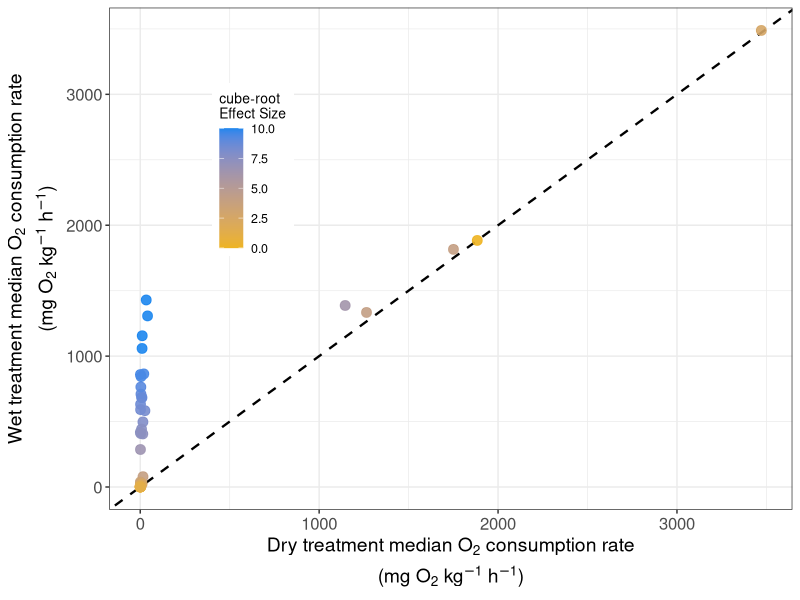
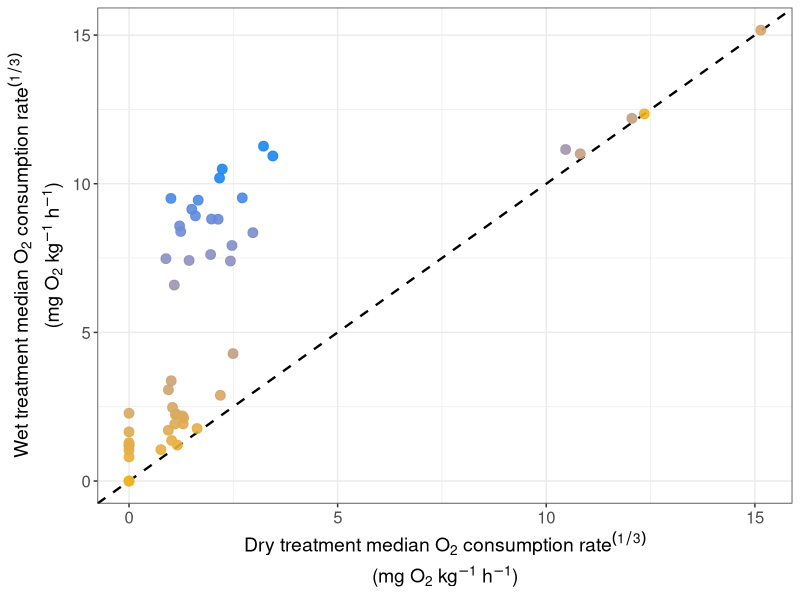
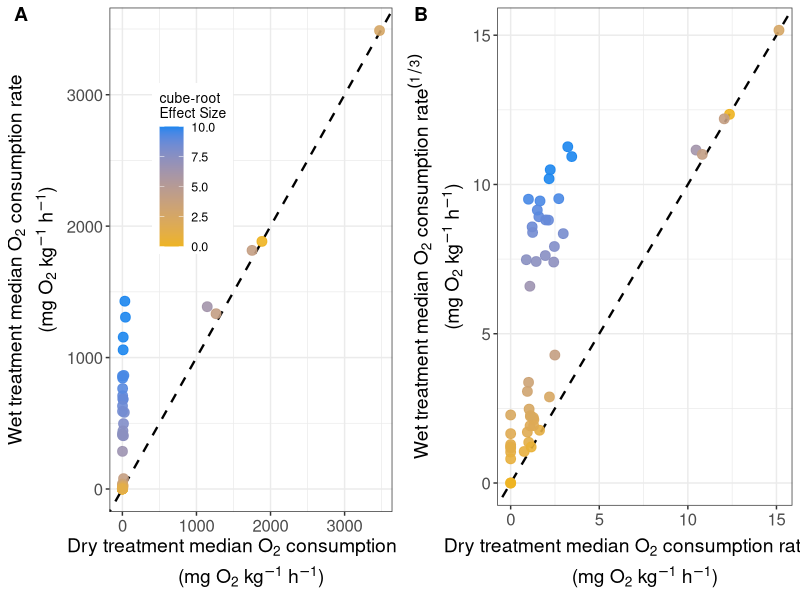

The R source for these figures, in order: (Note: this script raises an error after producing the figures.)
# This script makes histogram figures for ECA physical manuscript
library(tidyverse); library(ggpubr)
rm(list=ls()); graphics.off()

# Functions ---------------------------------------------------------------
# Transformation for normalization is cube root - have to cube root then add sign back to value to make it positive or negative
cube_root <- function(x) sign(x) * (abs(x))^(1/3)

## Read in/Merge Data for Histograms -------------------------------------
# Individual Rate data for histograms ####
all_data = read.csv("Data/EC_Sediment_SpC_pH_Temp_Respiration.csv", skip = 2) %>%
  filter(grepl("EC", Sample_Name)) %>%
  filter(!grepl("EC_011|EC_012|EC_023|EC_052|EC_053|EC_057", Sample_Name)) %>%  
  select(-c(Field_Name, IGSN, Material))
all_data = all_data %>%
  mutate(Respiration_Rate_mg_DO_per_kg_per_H = (as.numeric(Respiration_Rate_mg_DO_per_kg_per_H))*-1)

# Reading in metadata from both files to get river type
metadata = read.csv("Data/EC_Field_Metadata.csv") %>%
  select(c(Parent_ID, Intermittent_or_Perennial))

all_data_with_metadata = all_data %>%
  mutate(Parent_ID = str_extract(Sample_Name, "^[^_]+_[^_]+")) %>%  # Extract "EC_005" from "EC_005_INC-D1"
  left_join(metadata, by = "Parent_ID")


## Effect Size Data for histograms ####
effect = read.csv("Data/EC_Sediment_Effect_Size.csv", skip = 2) %>%
  filter(grepl("EC", Sample_Name)) %>%
  filter(!grepl("EC_011|EC_012|EC_023|EC_052|EC_053|EC_057", Sample_Name)) %>%
  select(c(Sample_Name, Effect_Size_Respiration_Rate_mg_DO_per_kg_per_H)) %>%
  mutate(Effect_Size_Respiration_Rate_mg_DO_per_kg_per_H = (as.numeric(Effect_Size_Respiration_Rate_mg_DO_per_kg_per_H))*-1)

effect_with_metadata = effect %>%
  mutate(Parent_ID = str_extract(Sample_Name, "^[^_]+_[^_]+")) %>%  # Extract "EC_005" from "EC_005_all"
  left_join(metadata, by = "Parent_ID")

all_data_filtered = all_data_with_metadata

# Get O2 consumption rate values for intermittent sites (from filtered data)
intermittent_o2_values = all_data_filtered %>%
  filter(Respiration_Rate_mg_DO_per_kg_per_H != 9999) %>%
  filter(Intermittent_or_Perennial == "Intermittent", !is.na(Intermittent_or_Perennial)) %>%
  pull(Respiration_Rate_mg_DO_per_kg_per_H) %>%
  as.numeric() 

print("Intermittent O2 consumption rate values (filtered):")
print(intermittent_o2_values)

# Take Cube root of all respiration rates for figure (from filtered data)
cube_respiration = all_data_filtered %>%
  select(c(Sample_Name, Respiration_Rate_mg_DO_per_kg_per_H, Parent_ID, Intermittent_or_Perennial)) %>%
  filter(Respiration_Rate_mg_DO_per_kg_per_H != 9999) %>%
  mutate(cube_Respiration_mg_kg = cube_root((as.numeric(Respiration_Rate_mg_DO_per_kg_per_H)))) %>%
  mutate(Treat = if_else(grepl("D", Sample_Name), "Dry", "Wet"))

# Get cube root O2 consumption rate values for intermittent sites BY TREATMENT
intermittent_cube_o2_by_treatment = cube_respiration %>%
  filter(Intermittent_or_Perennial == "Intermittent", !is.na(Intermittent_or_Perennial)) %>%
  select(Parent_ID, cube_Respiration_mg_kg, Treat)

print("Intermittent cube root O2 consumption rate values by treatment:")
print(intermittent_cube_o2_by_treatment)


####################################################################
# Two-panel figure: (A) untransformed rates, (B) cube-root transformed rates
library(ggpubr)
library(dplyr)
library(tidyr)
library(ggplot2)
library(scales)

# --- Build site-level paired (median) treatment rates ---
site_treat_rates <- all_data_filtered %>%
  filter(Respiration_Rate_mg_DO_per_kg_per_H != 9999) %>%
  mutate(
    Treat = if_else(grepl("D", Sample_Name), "Dry", "Wet"),
    Rate  = as.numeric(Respiration_Rate_mg_DO_per_kg_per_H)
  ) %>%
  group_by(Parent_ID, Intermittent_or_Perennial, Treat) %>%
  summarise(Treat_Rate = median(Rate, na.rm = TRUE), .groups = "drop") %>%
  pivot_wider(names_from = Treat, values_from = Treat_Rate) %>%
  filter(!is.na(Dry) & !is.na(Wet)) %>%
  mutate(
    Dry_cube = cube_root(Dry),
    Wet_cube = cube_root(Wet)
  )

# --- One effect size per site (for color) ---
site_effects <- effect_with_metadata %>%
  mutate(
    Effect_Size_Respiration_Rate_mg_DO_per_kg_per_H =
      as.numeric(Effect_Size_Respiration_Rate_mg_DO_per_kg_per_H)
  ) %>%
  group_by(Parent_ID, Intermittent_or_Perennial) %>%
  summarise(
    Effect_Size = median(Effect_Size_Respiration_Rate_mg_DO_per_kg_per_H, na.rm = TRUE),
    .groups = "drop"
  ) %>%
  mutate(
    Cube_Effect_Size = cube_root(Effect_Size),
    Abs_Cube_Effect_Size = abs(Cube_Effect_Size)   # == cube_root(abs(Effect_Size))
  )

scatter_df <- site_treat_rates %>%
  left_join(site_effects, by = c("Parent_ID", "Intermittent_or_Perennial")) %>%
  filter(!is.na(Effect_Size))


# --- Color scale to MATCH Figure 1 histogram palette ---
# Histogram used: low="dodgerblue2", mid="goldenrod2", high="firebrick2"
col_scale_abs <- scale_color_gradient(
  name = "cube-root\nEffect Size",
  low = "goldenrod2",      # 0
  high = "dodgerblue2",    # 10
  limits = c(0, 10),
  oob = squish
)

legend_topleft <- theme(
  legend.position = c(0.15, 0.85),
  legend.justification = c(0, 1),
  legend.background = element_rect(fill = "white", color = NA),
  legend.key = element_rect(fill = "white", color = NA)
)

base_theme <- theme_bw() +
  theme(
    axis.title.x = element_text(size = 14),
    axis.title.y = element_text(size = 14),
    axis.text.x  = element_text(size = 12),
    axis.text.y  = element_text(size = 12),
    legend.title = element_text(size = 10),
    legend.text  = element_text(size = 9)
  )

# --- Panel A: untransformed axes ---
pA <- ggplot(scatter_df, aes(x = Dry, y = Wet, color = Abs_Cube_Effect_Size)) +
  geom_abline(slope = 1, intercept = 0, linetype = "dashed", linewidth = 0.8) +
  geom_point(size = 3, alpha = 0.9) +
  col_scale_abs +
  base_theme +
  legend_topleft +
  xlab(expression(atop("Dry treatment median O"[2]*" consumption rate",
                       "(mg O"[2]*" kg"^-1*" h"^-1*")"))) +
  ylab(expression(atop("Wet treatment median O"[2]*" consumption rate",
                       "(mg O"[2]*" kg"^-1*" h"^-1*")")))

# --- Panel B: cube-root transformed axes ---
pB <- ggplot(scatter_df, aes(x = Dry_cube, y = Wet_cube, color = Abs_Cube_Effect_Size)) +
  geom_abline(slope = 1, intercept = 0, linetype = "dashed", linewidth = 0.8) +
  geom_point(size = 3, alpha = 0.9) +
  col_scale_abs +
  base_theme +
  theme(legend.position = "none") +
  xlab(expression(atop("Dry treatment median O"[2]*" consumption rate"^(1/3),
                       "(mg O"[2]*" kg"^-1*" h"^-1*")"))) +
  ylab(expression(atop("Wet treatment median O"[2]*" consumption rate"^(1/3),
                       "(mg O"[2]*" kg"^-1*" h"^-1*")")))

# --- Combine into 2-panel figure labeled A and B ---
two_panel_scatter <- ggarrange(
  pA, pB,
  ncol = 2,
  labels = c("A", "B"),
  hjust = -1,
  vjust = 1.5,
  common.legend = FALSE
)

ggsave("Figures/SI_TwoPanel_Scatter_Untransformed_vs_CubeRates_EffectColor_Fig1Colors_0yellow_10blue.png",
       plot = two_panel_scatter, width = 12, height = 5.5, dpi = 300)
ggsave("Figures/SI_TwoPanel_Scatter_Untransformed_vs_CubeRates_EffectColor_Fig1Colors_0yellow_10blue.pdf",
       plot = two_panel_scatter, width = 12, height = 5.5)
